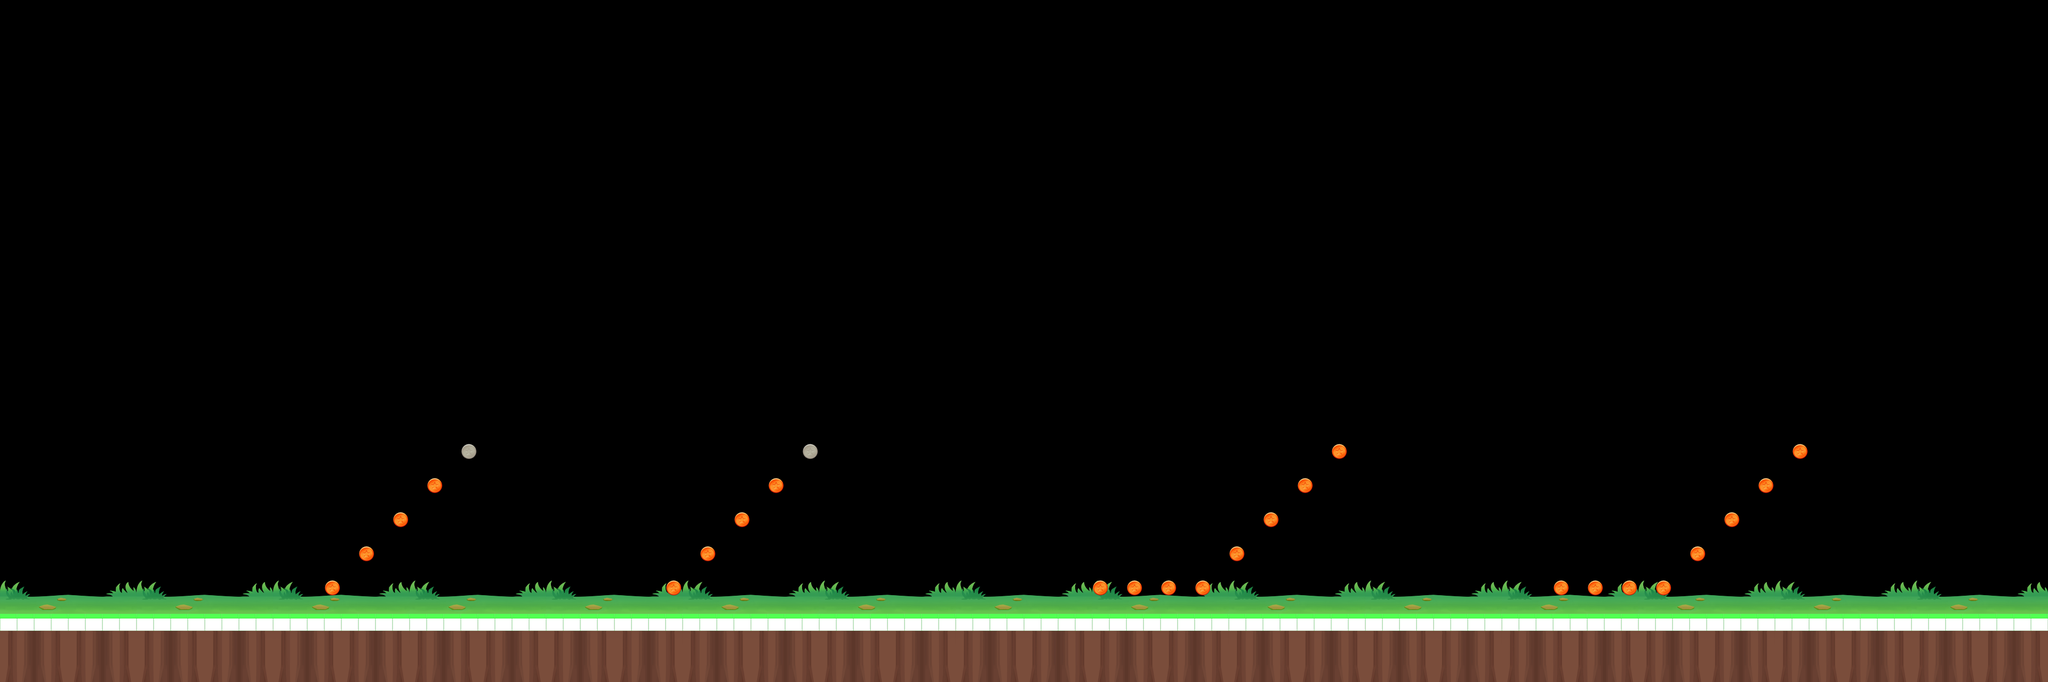

This game map was drawn from its Tiled (.tmx) file and the tilesets committed beside it. A one-line description and the trimmed map source follow:
An orthogonal 120x40 tile map with 32x32 px tiles, 4 tile layers (floor, shade, loot, stones), 4 tilesets.

<map version="1.1" tiledversion="1.1.3413" orientation="orthogonal" renderorder="right-down" width="120" height="40" tilewidth="32" tileheight="32" infinite="0" nextlayerid="17" nextobjectid="1">
 <tileset firstgid="1" name="run_stones" tilewidth="128" tileheight="128" tilecount="10" columns="5">
  <image source="../../textures/parkour/tiledImage/run_stones.png" width="640" height="256" />
 </tileset>
 <tileset firstgid="11" source="../tiledImage/run_basic32.tsx" />
 <tileset firstgid="17" source="../tiledImage/run_chapter5.tsx" />
 <tileset firstgid="273" name="run_item32" tilewidth="32" tileheight="32" tilecount="7" columns="7">
  <image source="../../textures/parkour/tiledImage/run_item32.png" width="224" height="32" />
 </tileset>
 <layer id="13" name="floor" width="120" height="40">
  <data>[4800 cells, 720 non-empty, 48 distinct tile ids]</data>
 </layer>
 <layer id="14" name="shade" width="120" height="40">
  <data>[4800 cells, 120 non-empty, 1 distinct tile ids]</data>
 </layer>
 <layer id="15" name="loot" width="120" height="40">
  <data>[4800 cells, 26 non-empty, 2 distinct tile ids]</data>
 </layer>
 <layer id="16" name="stones" width="120" height="40">
  <data>[4800 cells, 0 non-empty, 0 distinct tile ids]</data>
 </layer>
</map>